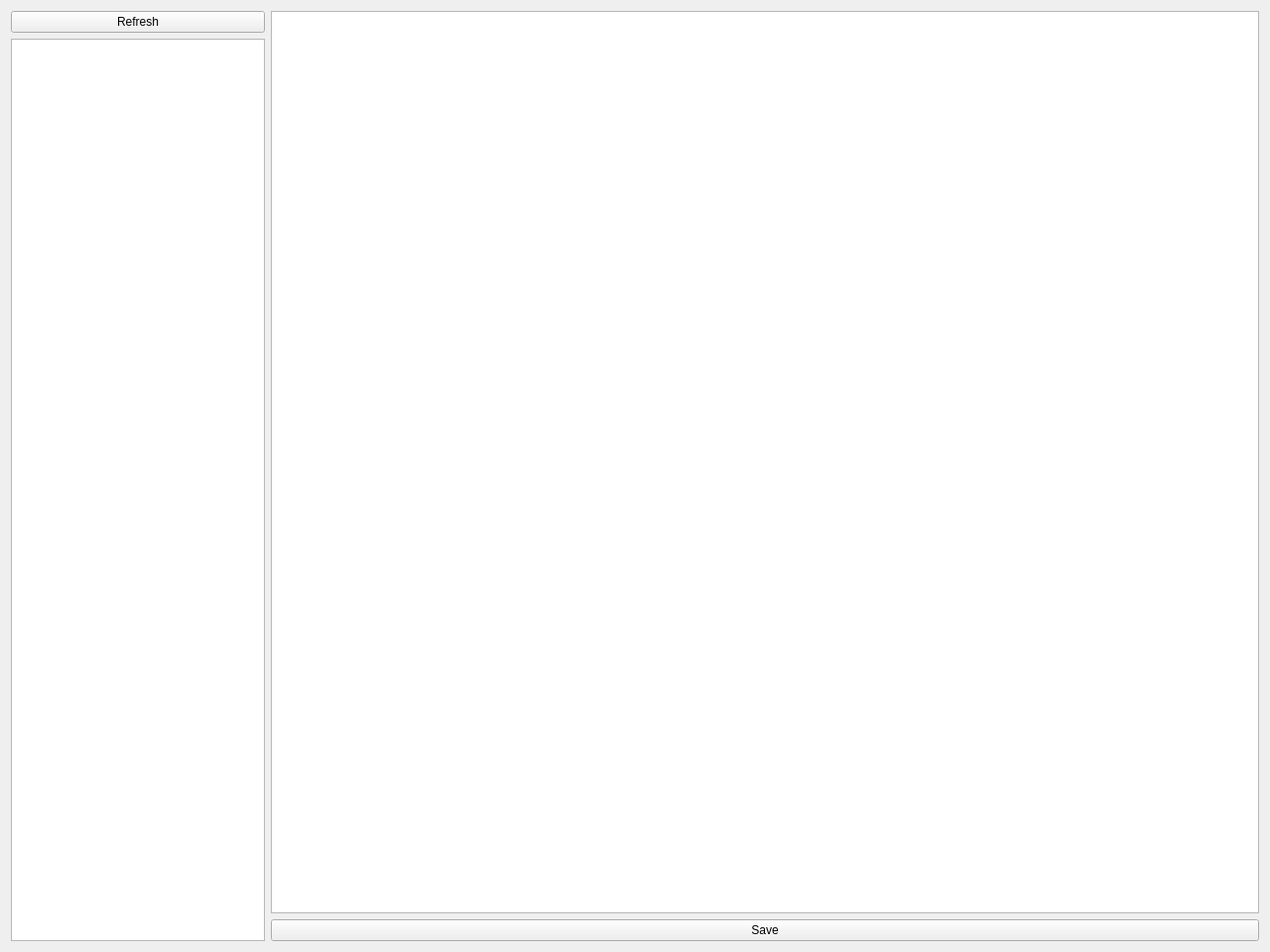
<?xml version="1.0" encoding="UTF-8"?>
<ui version="4.0">
 <class>form_custom</class>
 <widget class="QWidget" name="form_custom">
  <property name="geometry">
   <rect>
    <x>0</x>
    <y>0</y>
    <width>1280</width>
    <height>960</height>
   </rect>
  </property>
  <layout class="QHBoxLayout" name="horizontalLayout">
   <item>
    <layout class="QGridLayout" name="gridLayout">
     <item row="0" column="0">
      <widget class="QPushButton" name="btn_custom_refresh">
       <property name="text">
        <string>Refresh</string>
       </property>
      </widget>
     </item>
     <item row="0" column="1" rowspan="2">
      <widget class="QTextEdit" name="txt_code"/>
     </item>
     <item row="1" column="0" rowspan="2">
      <widget class="QTreeView" name="tree_filesystem">
       <property name="maximumSize">
        <size>
         <width>256</width>
         <height>16777215</height>
        </size>
       </property>
      </widget>
     </item>
     <item row="2" column="1">
      <widget class="QPushButton" name="btn_custom_save">
       <property name="text">
        <string>Save</string>
       </property>
      </widget>
     </item>
    </layout>
   </item>
  </layout>
 </widget>
 <layoutdefault spacing="6" margin="11"/>
 <resources/>
 <connections/>
</ui>
